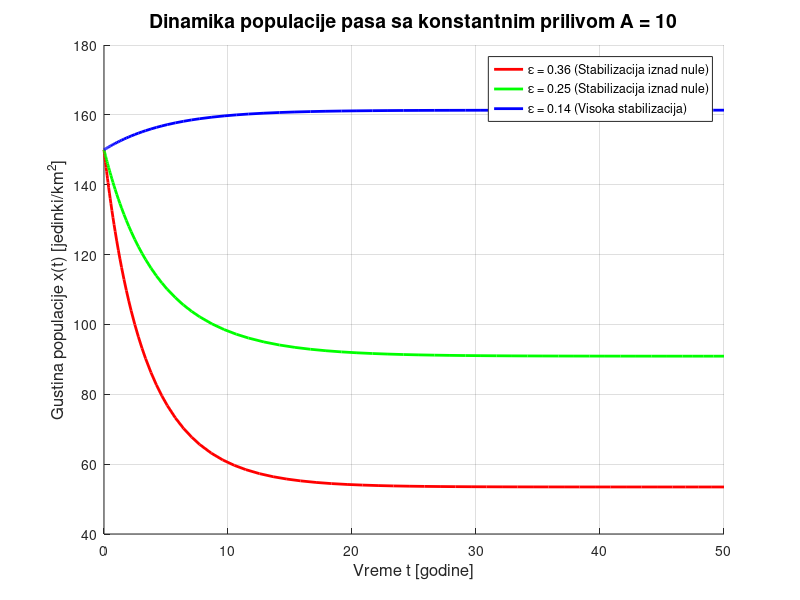

Reproduce this figure in MATLAB.
% Seminarski rad iz OMM - Drugi deo: Prošireni model sa prilivom A
clear all; clc; close all;

% Definisanje parametara modela
r = 0.22;       % Inherentna stopa rasta (0.34 - 0.12)
K = 250;        % Granični kapacitet staništa
A = 10;         % Konstantan priliv napuštenih pasa godišnje (po km^2)
tspan = [0 50]; % Vremenski period simulacije (50 godina)
x0 = 150;       % Početna gustina populacije pasa

% Vrednosti parametra epsilon koje je profesorka zadala
epsilons = [0.36, 0.25, 0.14];
boje = {'r', 'g', 'b'}; % Crvena, zelena, plava boja za grafike

figure;
hold on;

% Petlja koja prolazi kroz sve tri vrednosti epsilon i rešava novu jednačinu
for i = 1:length(epsilons)
    eps = epsilons(i);
    
    % Proširena nelinearna jednačina: dx/dt = (r - eps)*x - (r/K)*x^2 + A
    [t, x] = ode45(@(t, x) (r - eps)*x - (r/K)*x^2 + A, tspan, x0);
    
    % Crtanje grafika za trenutni epsilon
    plot(t, x, boje{i}, 'LineWidth', 2);
end

% Uređivanje grafika (Oznake osa, naslov i legenda sa našim slovima)
xlabel('Vreme t [godine]', 'FontSize', 12);
ylabel('Gustina populacije x(t) [jedinki/km^2]', 'FontSize', 12);
title('Dinamika populacije pasa sa konstantnim prilivom A = 10', 'FontSize', 14);
legend('\epsilon = 0.36 (Stabilizacija iznad nule)', ...
       '\epsilon = 0.25 (Stabilizacija iznad nule)', ...
       '\epsilon = 0.14 (Visoka stabilizacija)', ...
       'Location', 'Best');
grid on;

% Automatsko čuvanje slike u folderu pod ispravnim imenom
saveas(gcf, 'grafik_napusteni.png');
